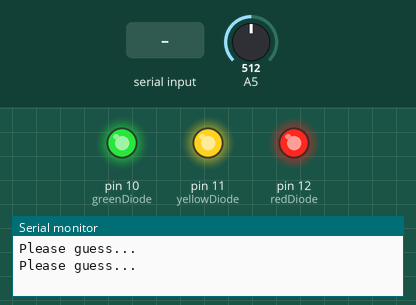
The sketch below on a simulated Arduino Uno, built with avr-gcc and run on an emulated ATmega328P. On the bench: output pins drawn as LEDs (lit = HIGH), the last lines printed to the serial monitor. Inputs (shaded band) come from the test bench; at power-on: A5 = 512.

Above: at 1.2 s.
1.3 s: "90,45\n" received over Serial
At 2.0 s:
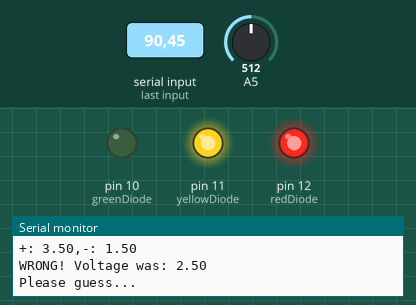
2.8 s: "30,150\n" received over Serial
At 3.2 s:
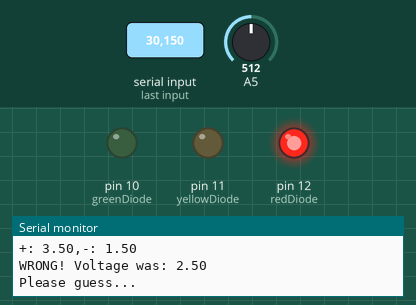
4.3 s: "1\n" received over Serial
At 5.4 s:
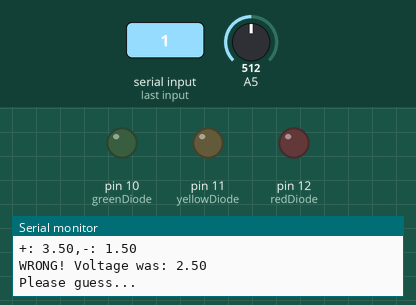
Timing chart, 0 to 7.3 s (numbered marks = the images above; inputs shaded):
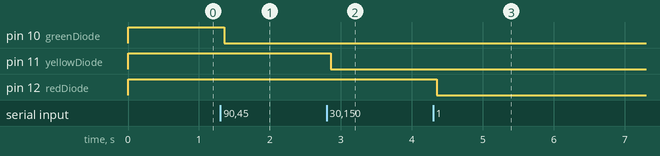

Measured:
- after the input at 1.3 s, pin 10 (greenDiode): HIGH → LOW after 0.06 s
- after the input at 2.8 s, pin 11 (yellowDiode): HIGH → LOW after 0.06 s
- after the input at 4.3 s, pin 12 (redDiode): HIGH → LOW after 0.05 s

The sketch:

GameGuessVoltageOnPotentiometer.ino
```cpp
int greenDiode = 10, yellowDiode = 11, redDiode = 12;
int potentiometerRead = 0;
float currentVoltage = 0.0;
int guessedVoltage = 0;
float guessTolerance = 1.0;
int chancesRemaining = 3;
boolean isAnswerCorrect = false;

void setup() {
  pinMode(greenDiode, OUTPUT);
  pinMode(yellowDiode, OUTPUT);
  pinMode(redDiode, OUTPUT);
  setDiodes(3);
  Serial.begin(9600);
}

void loop() {

  while (guessedVoltage == 0) {
    Serial.println("Please guess...");
    guessedVoltage = Serial.readStringUntil('\n').toInt();
    delay(50);
  }

  Serial.println("You guessed " + String(guessedVoltage));

  potentiometerRead = analogRead(A5);

  currentVoltage = potentiometerRead * (5.0 / 1024.0);

  isAnswerCorrect = guessedVoltage * 1.0 <= (currentVoltage + guessTolerance)
                    and guessedVoltage * 1.0 >= (currentVoltage - guessTolerance);

  Serial.println("+: " + String(currentVoltage + guessTolerance) + ",-: " + String((currentVoltage - guessTolerance)));

  if (isAnswerCorrect) {
    Serial.println("CORRECT! Voltage was: " + String(currentVoltage));
    if (!chancesRemaining >= 3) chancesRemaining++;
  } else {
    Serial.println("WRONG! Voltage was: " + String(currentVoltage));
    if (!chancesRemaining <= 0) chancesRemaining--;
  }

  setDiodes(chancesRemaining);
  guessedVoltage = 0;
  isAnswerCorrect = false;
  delay(50);
}

void setDiodes(int chancesLeft) {
  digitalWrite(greenDiode, HIGH);
  digitalWrite(yellowDiode, HIGH);
  digitalWrite(redDiode, HIGH);

  switch (chancesLeft) {
    case 0:
      digitalWrite(redDiode, LOW);
    case 1:
      digitalWrite(yellowDiode, LOW);
    case 2:
      digitalWrite(greenDiode, LOW);
    case 3:
      break;
  }
}
```
